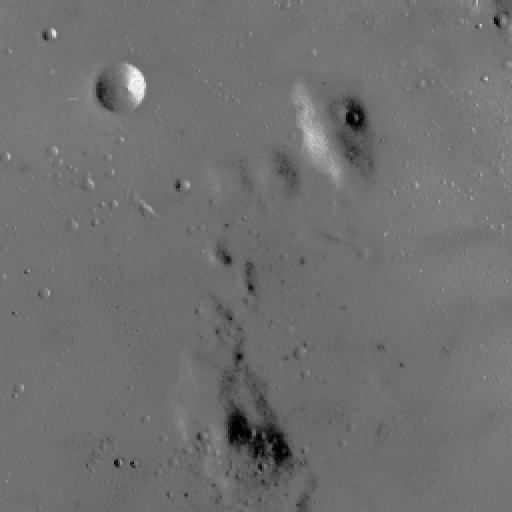
#> input picture skimage.data.moon(), 512 x 512 px
$ jupyter execute plot_log_gamma.ipynb   (shell and % lines are left out)
#> lines starting #> are read from the running program, lines starting #| are printed output that depends on the picture
# Gamma and log contrast adjustment

This example adjusts image contrast by performing a Gamma and a Logarithmic
correction on the input image.

[cell 1]
import matplotlib
import matplotlib.pyplot as plt
import numpy as np

from skimage import data, img_as_float
from skimage import exposure

matplotlib.rcParams['font.size'] = 8


def plot_img_and_hist(image, axes, bins=256):
    """Plot an image along with its histogram and cumulative histogram.

    """
    image = img_as_float(image)
    ax_img, ax_hist = axes
    ax_cdf = ax_hist.twinx()

    # Display image
    ax_img.imshow(image, cmap=plt.cm.gray)
    ax_img.set_axis_off()

    # Display histogram
    ax_hist.hist(image.ravel(), bins=bins, histtype='step', color='black')
    ax_hist.ticklabel_format(axis='y', style='scientific', scilimits=(0, 0))
    ax_hist.set_xlabel('Pixel intensity')
    ax_hist.set_xlim(0, 1)
    ax_hist.set_yticks([])

    # Display cumulative distribution
    img_cdf, bins = exposure.cumulative_distribution(image, bins)
    ax_cdf.plot(bins, img_cdf, 'r')
    ax_cdf.set_yticks([])

    return ax_img, ax_hist, ax_cdf


# Load an example image
img = data.moon()
#> img is the input picture: shape (512, 512); min 0, max 255, mean 112.2

# Gamma
gamma_corrected = exposure.adjust_gamma(img, 2)
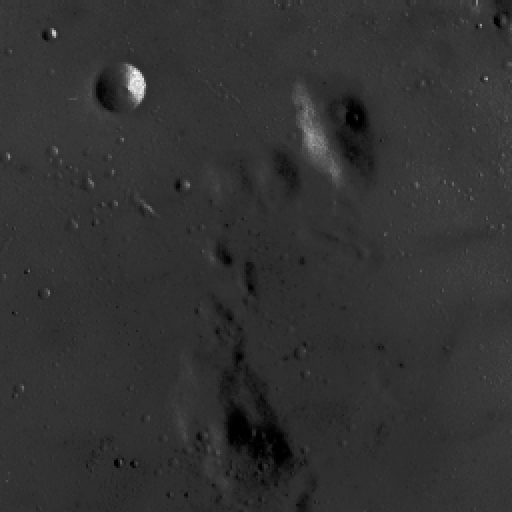
#> gamma_corrected: shape (512, 512); min 0, max 255, mean 50

# Logarithmic
logarithmic_corrected = exposure.adjust_log(img, 1)
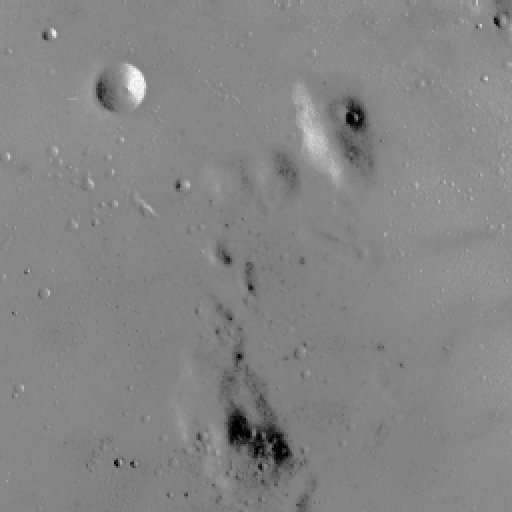
#> logarithmic_corrected: shape (512, 512); min 0, max 255, mean 133

# Display results
fig = plt.figure(figsize=(8, 5))
axes = np.zeros((2, 3), dtype=np.object)
axes[0, 0] = plt.subplot(2, 3, 1, adjustable='box-forced')
axes[0, 1] = plt.subplot(2, 3, 2, sharex=axes[0, 0], sharey=axes[0, 0],
                         adjustable='box-forced')
axes[0, 2] = plt.subplot(2, 3, 3, sharex=axes[0, 0], sharey=axes[0, 0],
                         adjustable='box-forced')
axes[1, 0] = plt.subplot(2, 3, 4)
axes[1, 1] = plt.subplot(2, 3, 5)
axes[1, 2] = plt.subplot(2, 3, 6)

ax_img, ax_hist, ax_cdf = plot_img_and_hist(img, axes[:, 0])
#> in plot_img_and_hist, `img_cdf, bins = exposure.cumulative_distribution(image, bins)`: img_cdf = 256 values from 0.000916 to 1; bins = 256 values from 0.00195 to 0.998
ax_img.set_title('Low contrast image')

y_min, y_max = ax_hist.get_ylim()
#> y_min = 0; y_max = 24460.8
ax_hist.set_ylabel('Number of pixels')
ax_hist.set_yticks(np.linspace(0, y_max, 5))

ax_img, ax_hist, ax_cdf = plot_img_and_hist(gamma_corrected, axes[:, 1])
ax_img.set_title('Gamma correction')

ax_img, ax_hist, ax_cdf = plot_img_and_hist(logarithmic_corrected, axes[:, 2])
ax_img.set_title('Logarithmic correction')

ax_cdf.set_ylabel('Fraction of total intensity')
ax_cdf.set_yticks(np.linspace(0, 1, 5))

# prevent overlap of y-axis labels
fig.tight_layout()
plt.show()
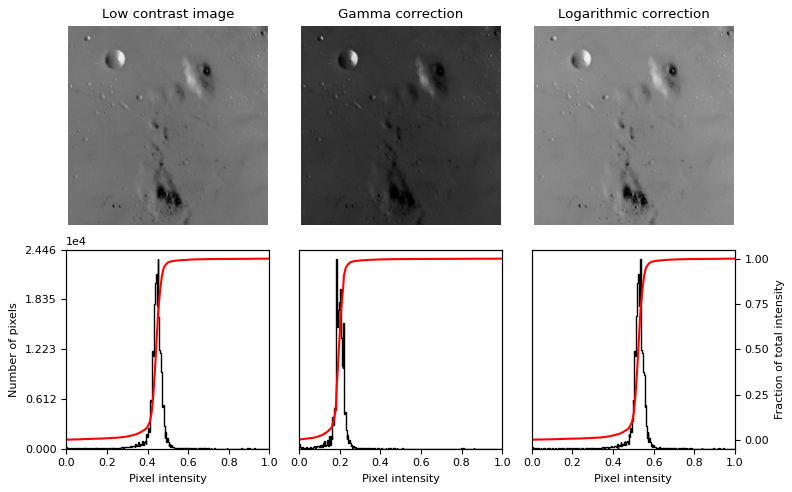
#> figure drawn by matplotlib, 9 panels; panel 9: curve peaks at x = 0.998, y = 1

[cell 2]
import matplotlib
import matplotlib.pyplot as plt
import numpy as np

from skimage import data, img_as_float,io
from skimage import exposure

matplotlib.rcParams['font.size'] = 8


def plot_img_and_hist(image, axes, bins=256):
    """Plot an image along with its histogram and cumulative histogram.

    """
    image = img_as_float(image)
    ax_img, ax_hist = axes
    ax_cdf = ax_hist.twinx()

    # Display image
    ax_img.imshow(image, cmap=plt.cm.gray)
    ax_img.set_axis_off()

    # Display histogram
    ax_hist.hist(image.ravel(), bins=bins, histtype='step', color='black')
    ax_hist.ticklabel_format(axis='y', style='scientific', scilimits=(0, 0))
    ax_hist.set_xlabel('Pixel intensity')
    ax_hist.set_xlim(0, 1)
    ax_hist.set_yticks([])

    # Display cumulative distribution
    img_cdf, bins = exposure.cumulative_distribution(image, bins)
    ax_cdf.plot(bins, img_cdf, 'r')
    ax_cdf.set_yticks([])

    return ax_img, ax_hist, ax_cdf


# Load an example image
img = io.imread('../test_image.jpg')
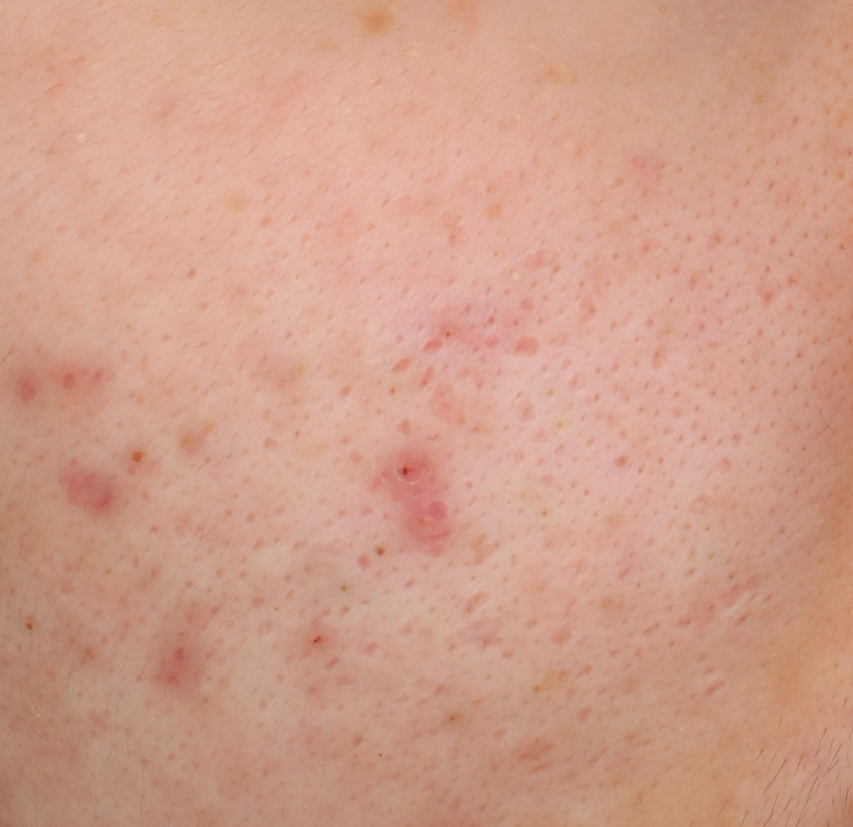
#> input picture test_image.jpg, 853 x 827 px, shrunk from 1383 x 1341 before the run
#> img is the input picture: shape (827, 853, 3); mean R, G, B 207.8, 158.2, 138.3

# Gamma
gamma_corrected = exposure.adjust_gamma(img, 2)
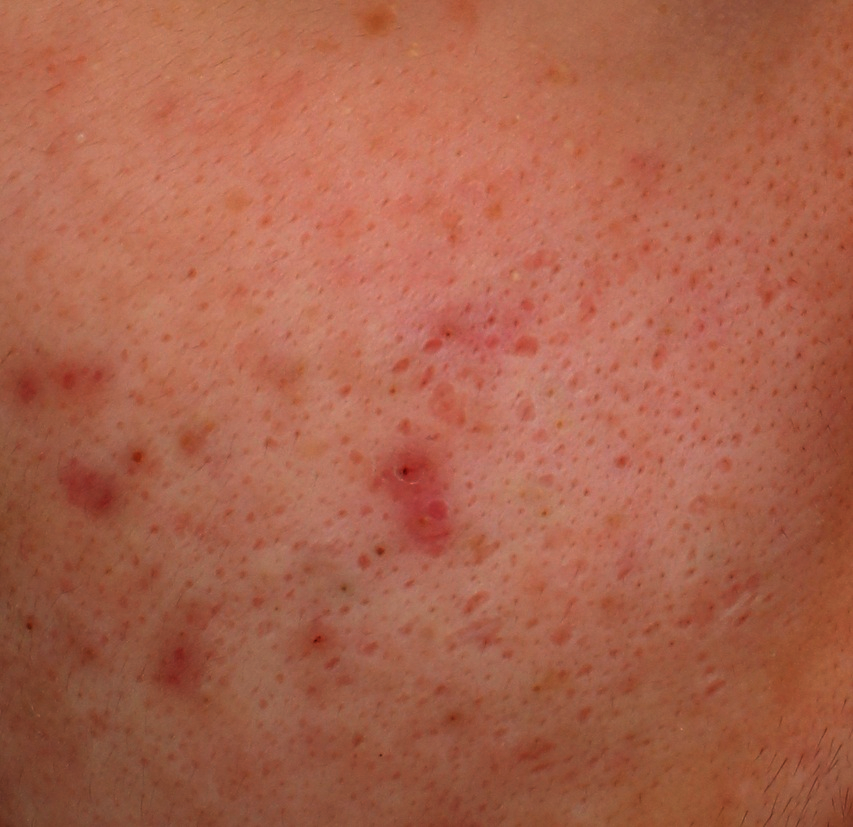
#> gamma_corrected: shape (827, 853, 3); mean R, G, B 170.2, 98.9, 76.1

# Logarithmic
logarithmic_corrected = exposure.adjust_log(img, 1)
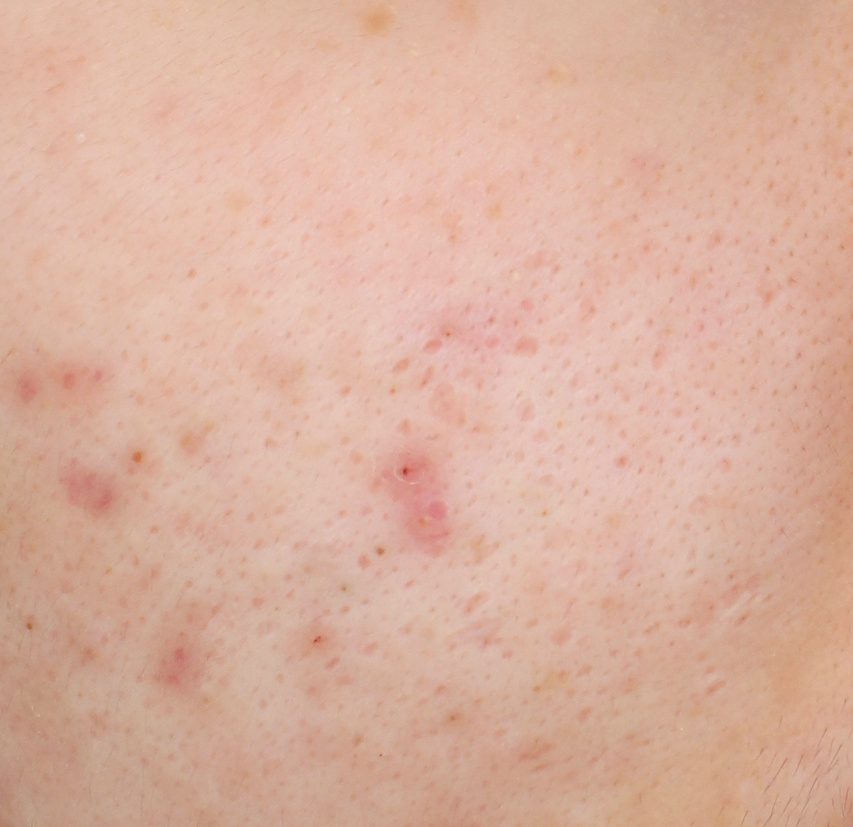
#> logarithmic_corrected: shape (827, 853, 3); mean R, G, B 218.6, 176.8, 158.5

# Display results
fig = plt.figure(figsize=(8, 5))
axes = np.zeros((2, 3), dtype=np.object)
axes[0, 0] = plt.subplot(2, 3, 1, adjustable='box-forced')
axes[0, 1] = plt.subplot(2, 3, 2, sharex=axes[0, 0], sharey=axes[0, 0],
                         adjustable='box-forced')
axes[0, 2] = plt.subplot(2, 3, 3, sharex=axes[0, 0], sharey=axes[0, 0],
                         adjustable='box-forced')
axes[1, 0] = plt.subplot(2, 3, 4)
axes[1, 1] = plt.subplot(2, 3, 5)
axes[1, 2] = plt.subplot(2, 3, 6)

ax_img, ax_hist, ax_cdf = plot_img_and_hist(img, axes[:, 0])
#> in plot_img_and_hist, `img_cdf, bins = exposure.cumulative_distribution(image, bins)`: img_cdf = 256 values from 4.73e-07 to 1; bins = 256 values from 0.0958 to 0.94
ax_img.set_title('Low contrast image')

y_min, y_max = ax_hist.get_ylim()
#> y_max = 32701.2
ax_hist.set_ylabel('Number of pixels')
ax_hist.set_yticks(np.linspace(0, y_max, 5))

ax_img, ax_hist, ax_cdf = plot_img_and_hist(gamma_corrected, axes[:, 1])
ax_img.set_title('Gamma correction')

ax_img, ax_hist, ax_cdf = plot_img_and_hist(logarithmic_corrected, axes[:, 2])
ax_img.set_title('Logarithmic correction')

ax_cdf.set_ylabel('Fraction of total intensity')
ax_cdf.set_yticks(np.linspace(0, 1, 5))

# prevent overlap of y-axis labels
fig.tight_layout()
plt.show()
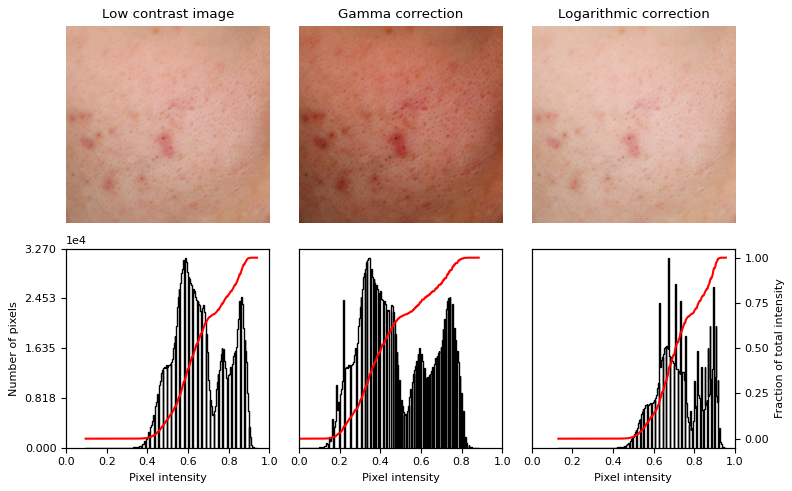
#> figure drawn by matplotlib, 9 panels; panel 9: curve peaks at x = 0.955, y = 1
